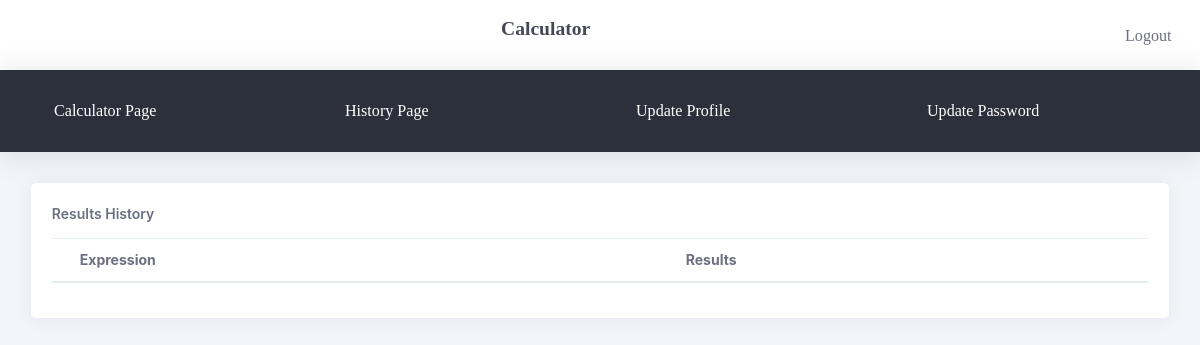
The page /core/history (signed in) on the database as committed earlier.
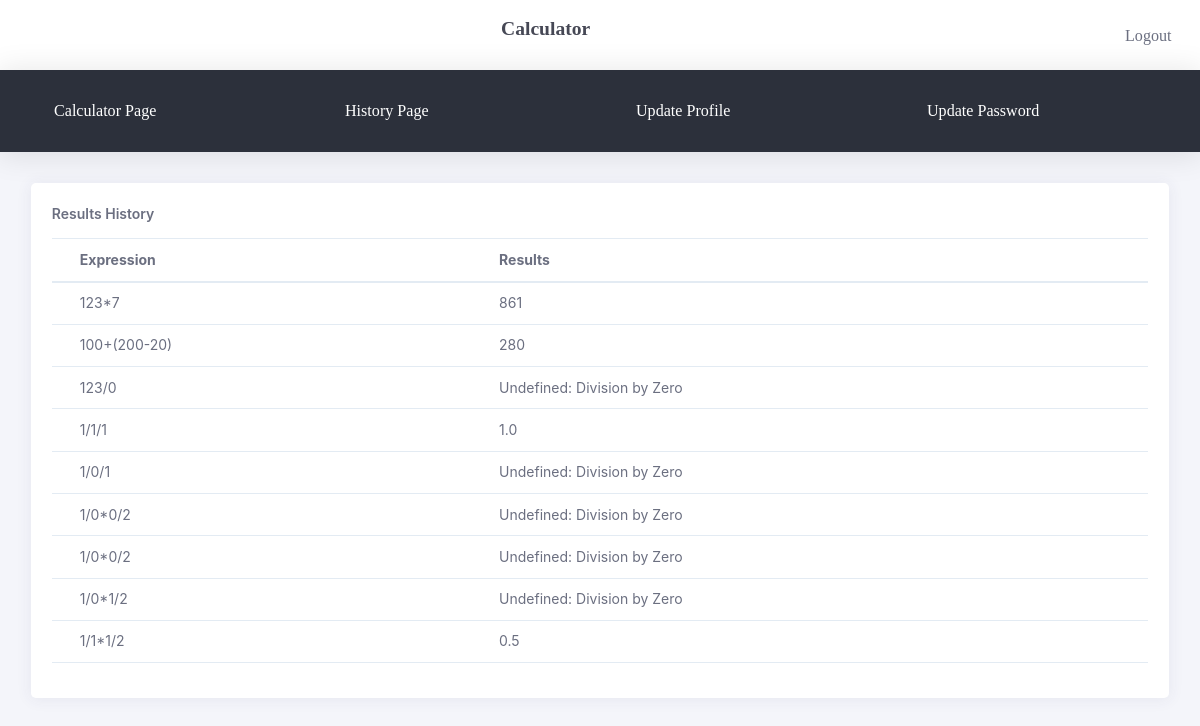
The same page on the database as committed later.
### core/models.py (models this page shows, shortened)
class History(models.Model):
    user = models.ForeignKey(User, on_delete=models.CASCADE)
    expression = models.CharField(max_length=500)
    result = models.CharField(max_length=500)

### core/views.py (the view)
# urls.py: path('history', history, name='history'),
@login_required(login_url='accounts:login')  # login required decorator
def history(request):
    user = request.user
    obj = History.objects.filter(user=user)
    return render(request, 'core/history.html', {'obj': obj})

### templates/core/history.html
{% include 'base.html' %}
{% load static %}
{% block content %}
    <div class="app-content content">
        <div class="content-wrapper">
            <div class="content-wrapper-before"></div>
            <div class="content-body">
                <div class="row">
                    <div class="col-12">
                        <div class="card">
                            <div class="card-content collapse show">
                                <div class="card-body">
                                    <p><span class="text-bold-600">Results History</span></p>
                                    <div class="table-responsive">
                                        <table class="table">
                                            <thead>
                                                <tr>
                                                    <th>Expression</th>
                                                    <th>Results</th>
                                                </tr>
                                            </thead>
                                            <tbody>
                                            {% for obj in obj %}
                                                <tr>
                                                    <td>{{ obj.expression }}</td>
                                                    <td>{{ obj.result }}</td>
                                                </tr>
                                             {% endfor %}
                                            </tbody>
                                        </table>
                                    </div>
                                </div>
                            </div>
                        </div>
                    </div>
                </div>
            </div>
        </div>
    </div>
{% endblock %}

### templates/base.html (shortened to what this page needs)
{% load static %}
<!DOCTYPE html>
<html>
<head>
    <link rel="stylesheet" type="text/css" href="{% static 'css/bootstrap.css' %}">
    <link rel="stylesheet" type="text/css" href="{% static 'css/bootstrap-extended.css' %}">
    <link rel="stylesheet" type="text/css" href="{% static 'css/colors.css' %}">
    <link rel="stylesheet" type="text/css" href="{% static 'css/components.css' %}">
    <link rel="stylesheet" type="text/css" href="{% static 'css/style.css' %}">
</head>
<body class="horizontal-layout horizontal-menu 2-columns  " data-open="hover" data-menu="horizontal-menu"
      data-color="bg-gradient-x-purple-blue" data-col="2-columns">
<nav class="header-navbar navbar-expand-md navbar navbar-with-menu navbar-without-dd-arrow navbar-static-top navbar-light navbar-brand-center">
    <div class="navbar-header">
        <ul class="nav navbar-nav flex-row">
            <li class="nav-item"><a class="navbar-brand" href="#">
                <h3 class="brand-text">Calculator</h3>
            </a></li>
        </ul>
    </div>
    <div class="navbar-wrapper">
        <div class="navbar-container content">
            <div class="collapse navbar-collapse" id="navbar-mobile">
                <ul class="nav navbar-nav float-right">
                    <li class="  nav-item"><a class=" nav-link dropdown-user-link" href="{% url 'accounts:logout' %}"
                                              data-toggle="dropdown"> <span
                            class="avatar avatar-online">Logout</span></a>
                    </li>
                </ul>
            </div>
        </div>
    </div>
</nav>
<div class="header-navbar navbar-expand-sm navbar navbar-horizontal navbar-fixed navbar-dark navbar-without-dd-arrow navbar-shadow"
     role="navigation" data-menu="menu-wrapper">
    <div class="navbar-container main-menu-content" data-menu="menu-container">
        <ul class="nav navbar-nav" id="main-menu-navigation" data-menu="menu-navigation">
            <div class="col">
                <li class="dropdown nav-item" data-menu="dropdown"><a
                        class="dropdown-toggle nav-link" href="{% url 'core:calculation' %}" data-toggle="dropdown"><span>Calculator Page</span></a>
                </li>
            </div>
            <div class="col">
                <li class="dropdown nav-item" data-menu="dropdown" ><a
                        class="dropdown-toggle nav-link" href="{% url 'core:history' %}" data-toggle="dropdown"><span>History Page</span></a>
                </li>
            </div>
            <div class="col">
                <li class="dropdown nav-item" data-menu="dropdown"><a class="dropdown-toggle nav-link"
                                                                      href="{% url 'core:update' %}"
                                                                      data-toggle="dropdown"><span>Update Profile</span></a>
                </li>
            </div>
            <div class="col">
                <li class="dropdown nav-item" data-menu="dropdown"><a class="dropdown-toggle nav-link" href="{% url 'core:updatepassword' %}"
                                                                      data-toggle="dropdown"><span>Update Password</span></a>
                </li>
            </div>
        </ul>
    </div>
</div>
</body>
</html>

Rows that differ between the two databases and show on the page:
added History: expression "123*7", result "861"
added History: expression "100+(200-20)", result "280"
added History: expression "123/0", result "Undefined: Division by Zero"
added History: expression "1/1/1", result "1.0"
added History: expression "1/0/1", result "Undefined: Division by Zero"
added History: expression "1/0*0/2", result "Undefined: Division by Zero"
added History: expression "1/0*0/2", result "Undefined: Division by Zero"
added History: expression "1/0*1/2", result "Undefined: Division by Zero"
added History: expression "1/1*1/2", result "0.5"
